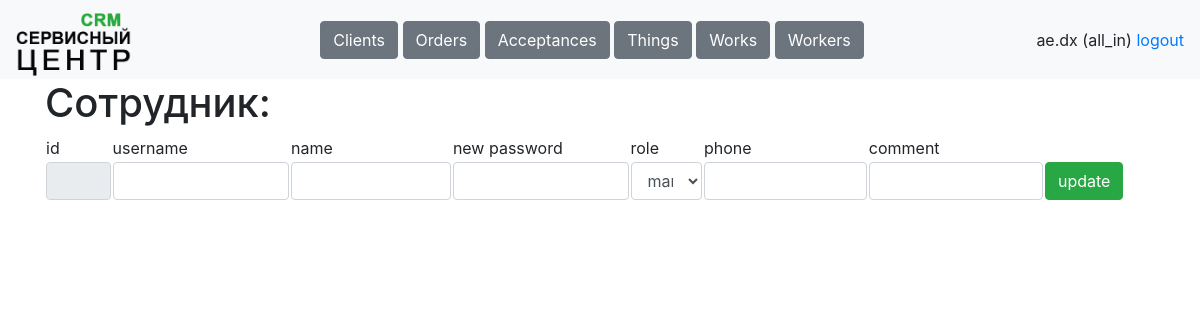
The app's page /tables/workers/5 (signed in), older data.
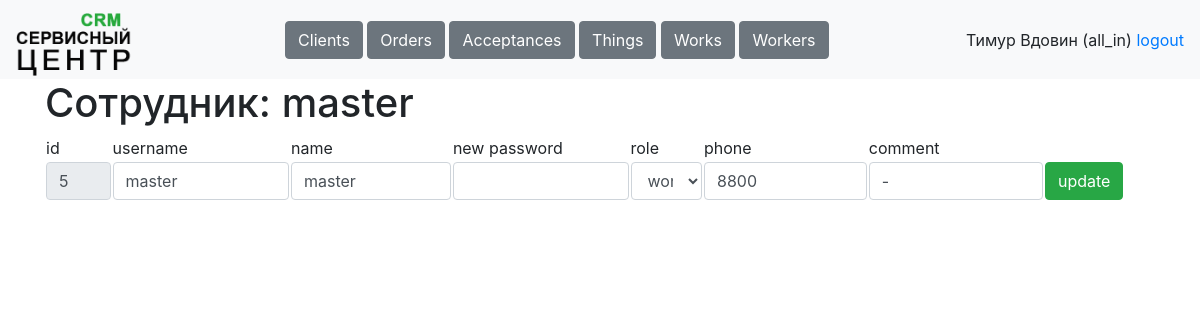
The same page, newer data.
### data/tables.py (models this page shows, shortened)
class Worker(db_session.SqlAlchemyBase, SerializerMixin, UserMixin):
    __tablename__ = 'workers'
    id = Column(sqlalchemy.Integer, primary_key=True, autoincrement=True)
    username = Column(sqlalchemy.String, nullable=True)
    name = Column(sqlalchemy.String, nullable=True)
    password = Column(sqlalchemy.String, nullable=True)
    role = Column(sqlalchemy.String, nullable=True)
    phone = Column(sqlalchemy.String, nullable=True)
    comment = Column(sqlalchemy.String, nullable=True)
    works = orm.relationship('Work', back_populates='worker')
    acceptances = orm.relationship('Acceptance', back_populates='worker')

### main.py (the view)
@app.route('/tables/workers/<int:worker_id>', methods=['GET', 'POST'])
@stuff.login_and_role_required(current_user, '/tables/worker')
def user(worker_id):
    if request.method == 'GET':
        return render_template('worker.html', user=current_user,
                               this_user=stuff.get_entry('workers', worker_id))
    elif request.method == 'POST':
        stuff.update_entry('workers', request.form)
        return redirect(f'/tables/workers')

### main.py (called while the page is built)
@login_manager.user_loader
def load_user(worker_id):
    worker = stuff.db_sess.get(Worker, worker_id)
    return worker

### stuff.py (called while the page is built)
def is_role_acceptable(role, page):
    return True

def login_and_role_required(current_user, page):
    def wrapper(f):
        @wraps(f)
        def decorated_function(*args, **kwargs):
            if current_user.is_authenticated:
                if is_role_acceptable(current_user.role, page):
                    return f(*args, **kwargs)
                return redirect('/dashboard')
            resp = redirect('/login')
            return resp
        return decorated_function
    return wrapper

def get_entry(table, entry_id):
    if table == 'clients':
        return db_sess.query(Client).get(entry_id)
    elif table == 'orders':
        return db_sess.query(Order).get(entry_id)
    elif table == 'acceptances':
        return db_sess.query(Acceptance).get(entry_id)
    elif table == 'things':
        return db_sess.query(Thing).get(entry_id)
    elif table == 'works':
        return db_sess.query(Work).get(entry_id)
    elif table == 'workers':
        return db_sess.query(Worker).get(entry_id)

### templates/worker.html (shortened to what this page needs)
{% extends "base.html"%}
{% block content %}
<h1>Сотрудник: {{this_user.name}}</h1>
<form method="post">
<table>
    <tr>
        <td width="6%">id</td>
        <td>username</td>
        <td>name</td>
        <td>new password</td>
        <td>role</td>
        <td>phone</td>
        <td>comment</td>
    </tr>
    <tr>
        <td width="6%"><input class="form-control" value="{{this_user.id}}" name="id" readonly></td>
        <td><input class="form-control" value="{{this_user.username}}" name="username"></td>
        <td><input class="form-control" value="{{this_user.name}}" name="name"></td>
        <td><input class="form-control" name="new_password"></td>
        <td><select class="form-control" name="role">
            {% for role in ['manager', 'courier', 'worker', 'all_in'] %}
            {% if role == this_user.role %}
            <option selected>{{role}}</option>
            {% else %}
            <option>{{role}}</option>
            {% endif %}
            {% endfor %}
        </select></td>
        <td><input class="form-control" value="{{this_user.phone}}" name="phone"></td>
        <td><input class="form-control" value="{{this_user.comment}}" name="comment"></td>
        <td width="10%"><button type="submit" class="btn btn-success">update</button></td>
    </tr>
</table>
</form><br>
{% endblock %}

### templates/base.html (shortened to what this page needs)
<!doctype html>
<html>
<head>
    <link rel="stylesheet"
          href="https://stackpath.bootstrapcdn.com/bootstrap/4.4.1/css/bootstrap.min.css"
>
    <link rel="stylesheet" href="static/css/style.css" />
</head>
<body>
<header>
    <nav class="navbar navbar-light bg-light">
        <a class="navbar-brand" style="height: 63px;" href="/dashboard"><img height="63px" src="/static/icons/logo.png"></a>
        <div>
            {% if user.role == "manager" %}
                <a class="btn btn-secondary" href="/tables/clients" role="button">Clients</a>
                <a class="btn btn-secondary" href="/tables/orders" role="button">Orders</a>
            {% elif user.role == "courier" %}
                <a class="btn btn-secondary" href="/tables/orders" role="button">Orders</a>
                <a class="btn btn-secondary" href="/tables/acceptances" role="button">Acceptances</a>
                <a class="btn btn-secondary" href="/tables/things" role="button">Things</a>
            {% elif user.role == "worker" %}
                <a class="btn btn-secondary" href="/tables/acceptances" role="button">Acceptances</a>
                <a class="btn btn-secondary" href="/tables/works" role="button">Works</a>
                <a class="btn btn-secondary" href="/tables/things" role="button">Things</a>
            {% else %}
                <a class="btn btn-secondary" href="/tables/clients" role="button">Clients</a>
                <a class="btn btn-secondary" href="/tables/orders" role="button">Orders</a>
                <a class="btn btn-secondary" href="/tables/acceptances" role="button">Acceptances</a>
                <a class="btn btn-secondary" href="/tables/things" role="button">Things</a>
                <a class="btn btn-secondary" href="/tables/works" role="button">Works</a>
                <a class="btn btn-secondary" href="/tables/workers" role="button">Workers</a>
            {% endif %}
        </div>
        <div>
            <a>{{user.name}} ({{user.role}})</a>
            <a href="/logout">logout</a>
        </div>
    </nav>
</header>
<main role="main" class="container">
    {% block content %}{% endblock %}
</main>
</body>
</html>

Row changes from the older to the newer data that the page shows:
changed Worker "all_in": name "ae.dx" → "Тимур Вдовин"
added Worker: name "master", id "5", username "master", role "worker", phone "8800", comment "-"
Text that changed along with them:
form field role: "manager" → (not shown)
